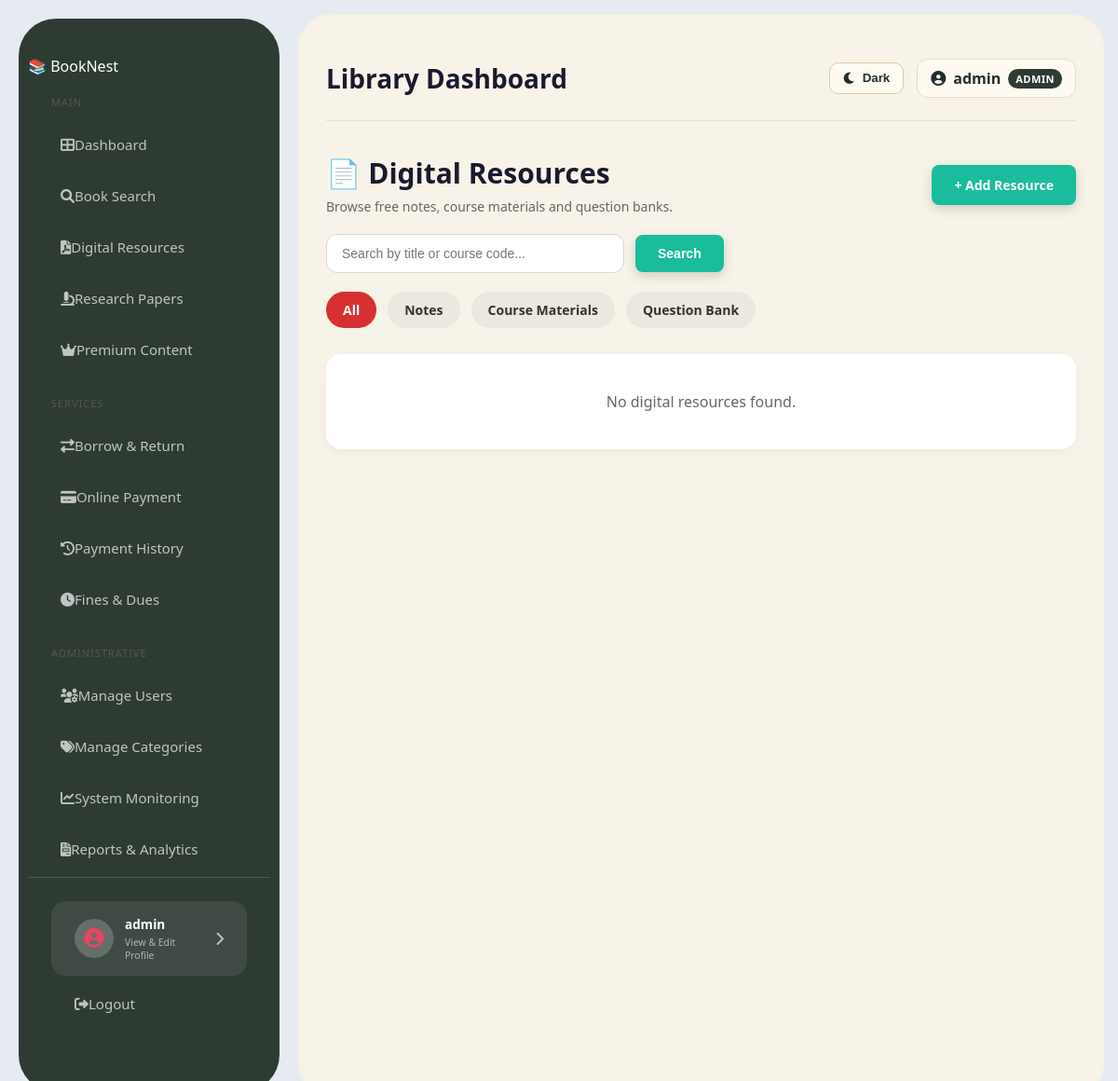
The page /digital-resources/ (signed in) on the database as committed earlier.
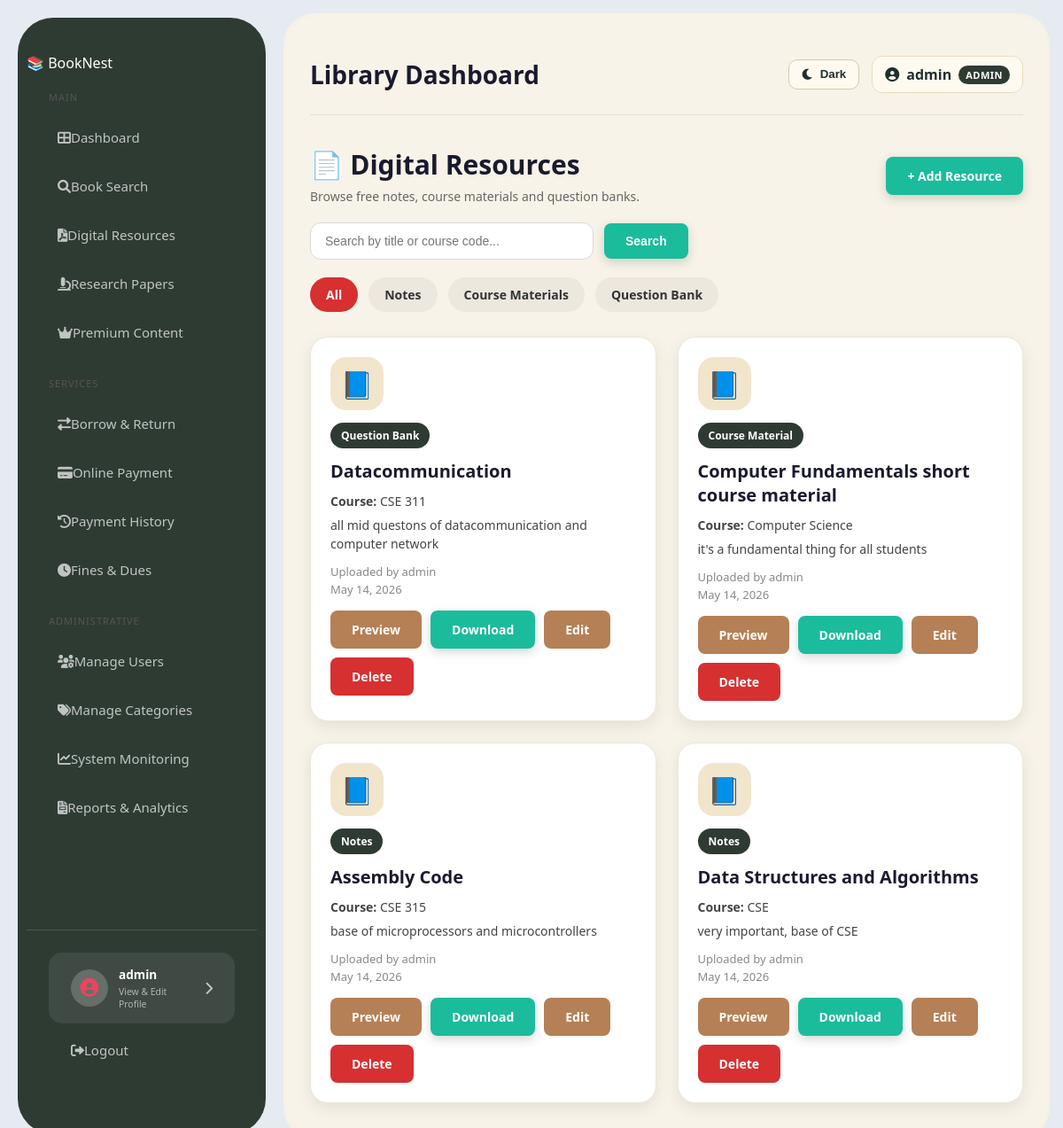
The same page on the database as committed later.
### library/models.py (models this page shows, shortened)
class DigitalResource(models.Model):
    TYPE_CHOICES = [
        ('notes', 'Notes'),
        ('course', 'Course Material'),
        ('question', 'Question Bank'),
    ]
    title = models.CharField(max_length=200)
    resource_type = models.CharField(max_length=20, choices=TYPE_CHOICES)
    course_code = models.CharField(max_length=50)
    description = models.TextField(blank=True, null=True)
    file = models.FileField(upload_to='digital_resources/')
    uploaded_by = models.ForeignKey(User, on_delete=models.CASCADE)
    uploaded_at = models.DateTimeField(auto_now_add=True)

class User(AbstractUser):
    ADMIN = 'admin'
    LIBRARIAN = 'librarian'
    REGULAR_USER = 'user'
    ROLE_CHOICES = [
        (ADMIN, 'Administrator'),
        (LIBRARIAN, 'Librarian'),
        (REGULAR_USER, 'Regular User'),
    ]
    role = models.CharField(max_length=20, choices=ROLE_CHOICES, default=REGULAR_USER)
    phone = models.CharField(max_length=15, null=True, blank=True)
    profile_picture = models.ImageField(upload_to='profiles/', null=True, blank=True)
    date_of_birth = models.DateField(null=True, blank=True)
    bio = models.TextField(null=True, blank=True)
    def get_full_name(self):
        if self.first_name and self.last_name:
            return f"{self.first_name} {self.last_name}"
        return self.username

### library/views.py (the view)
# urls.py: path('digital-resources/', views.digital_resources, name='digital_resources'),
@login_required
def digital_resources(request):
    resources = DigitalResource.objects.select_related('uploaded_by').all().order_by('-uploaded_at')
    query = request.GET.get('q', '').strip()
    selected_type = request.GET.get('type', '').strip()
    if query:
        resources = resources.filter(title__icontains=query) | resources.filter(course_code__icontains=query)
    if selected_type:
        resources = resources.filter(resource_type=selected_type)
    return render(request, 'library/digital_resources.html', {
        'resources': resources,
        'query': query,
        'selected_type': selected_type,
    })

### library/templates/library/digital_resources.html (shortened to what this page needs)
{% extends 'library/base.html' %}
{% block content %}
<div class="digital-page">
    <div class="library-header">
        <div>
            <h2>📄 Digital Resources</h2>
            <p>Browse free notes, course materials and question banks.</p>
        </div>
        {% if user.role == 'admin' or user.role == 'librarian' %}
        <a href="{% url 'digital_resource_add' %}" class="btn btn-primary">+ Add Resource</a>
        {% endif %}
    </div>
    <form method="GET" action="{% url 'digital_resources' %}" class="search-filter-bar">
        <input type="text" name="q" value="{{ query }}" placeholder="Search by title or course code..." class="search-input">
        <button type="submit" class="btn btn-primary">Search</button>
    </form>
    <div class="category-tabs">
        <a href="{% url 'digital_resources' %}{% if query %}?q={{ query }}{% endif %}" class="category-tab {% if not selected_type %}active{% endif %}">All</a>
        <a href="{% url 'digital_resources' %}?type=notes{% if query %}&q={{ query }}{% endif %}" class="category-tab {% if selected_type == 'notes' %}active{% endif %}">Notes</a>
        <a href="{% url 'digital_resources' %}?type=course{% if query %}&q={{ query }}{% endif %}" class="category-tab {% if selected_type == 'course' %}active{% endif %}">Course Materials</a>
        <a href="{% url 'digital_resources' %}?type=question{% if query %}&q={{ query }}{% endif %}" class="category-tab {% if selected_type == 'question' %}active{% endif %}">Question Bank</a>
    </div>
    <div class="digital-grid">
        {% for resource in resources %}
        <div class="digital-card">
            <div class="digital-icon">📘</div>
            <span class="resource-badge">{{ resource.get_resource_type_display }}</span>
            <h3>{{ resource.title }}</h3>
            <p><strong>Course:</strong> {{ resource.course_code }}</p>
            {% if resource.description %}
            <p class="resource-desc">{{ resource.description|truncatewords:18 }}</p>
            {% endif %}
            <p class="resource-meta">
                Uploaded by {{ resource.uploaded_by.username }}<br>
                {{ resource.uploaded_at|date:"M d, Y" }}
            </p>
            <div class="book-actions">
                <a href="{% url 'digital_resource_read' resource.pk %}" target="_blank" class="btn btn-edit">Preview</a>
                <a href="{% url 'digital_resource_download' resource.pk %}" class="btn btn-primary">Download</a>
                {% if user.role == 'admin' or user.role == 'librarian' %}
                <a href="{% url 'digital_resource_edit' resource.pk %}" class="btn btn-edit">Edit</a>
                <a href="{% url 'digital_resource_delete' resource.pk %}" class="btn btn-delete"
                   onclick="return confirm('Are you sure you want to delete this resource?')">Delete</a>
                {% endif %}
            </div>
        </div>
        {% empty %}
        <div class="empty-books">
            No digital resources found.
        </div>
        {% endfor %}
    </div>
</div>
{% endblock %}

Rows that differ between the two databases and show on the page:
added DigitalResource: resource_type "Question Bank", title "Datacommunication", course_code "CSE 311", description "all mid questons of datacommunication and computer network", uploaded_by.username "admin", uploaded_at "May 14, 2026"
added DigitalResource: resource_type "Course Material", title "Computer Fundamentals short course material", course_code "Computer Science", description "it's a fundamental thing for all students", uploaded_by.username "admin", uploaded_at "May 14, 2026"
added DigitalResource: resource_type "Notes", title "Assembly Code", course_code "CSE 315", description "base of microprocessors and microcontrollers", uploaded_by.username "admin", uploaded_at "May 14, 2026"
added DigitalResource: resource_type "Notes", title "Data Structures and Algorithms", course_code "CSE", description "very important, base of CSE", uploaded_by.username "admin", uploaded_at "May 14, 2026"
Other text that changed with them:
text no longer shown: "No digital resources found."
